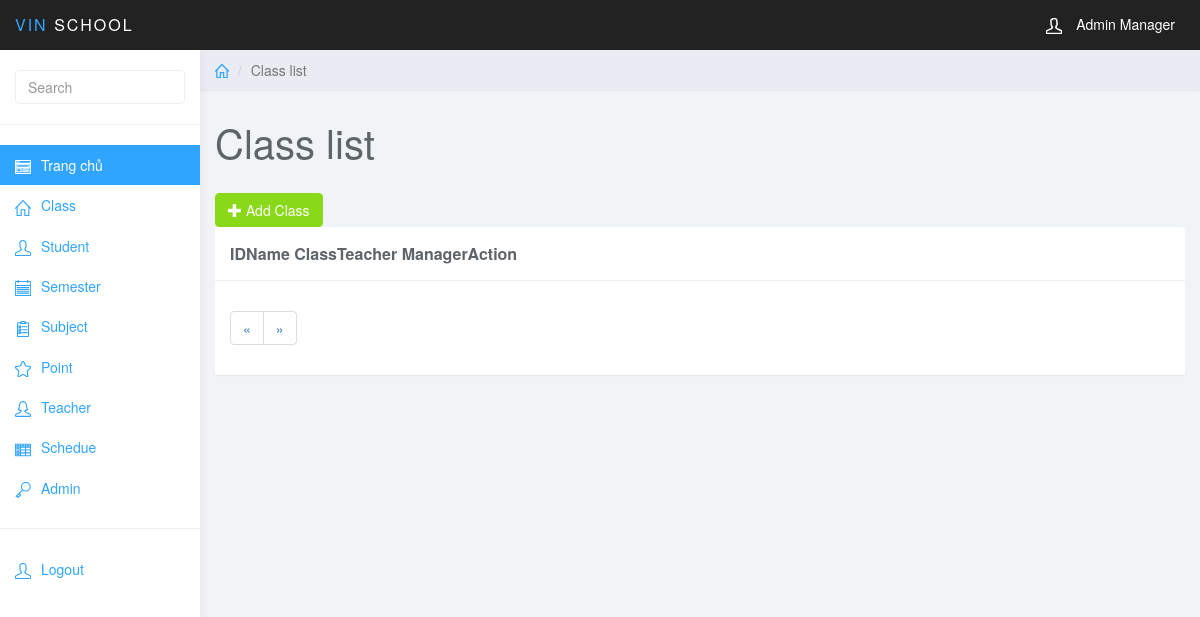
/index.php?page_layout=class&page=2 (signed in), run on an earlier commit of the app's database.
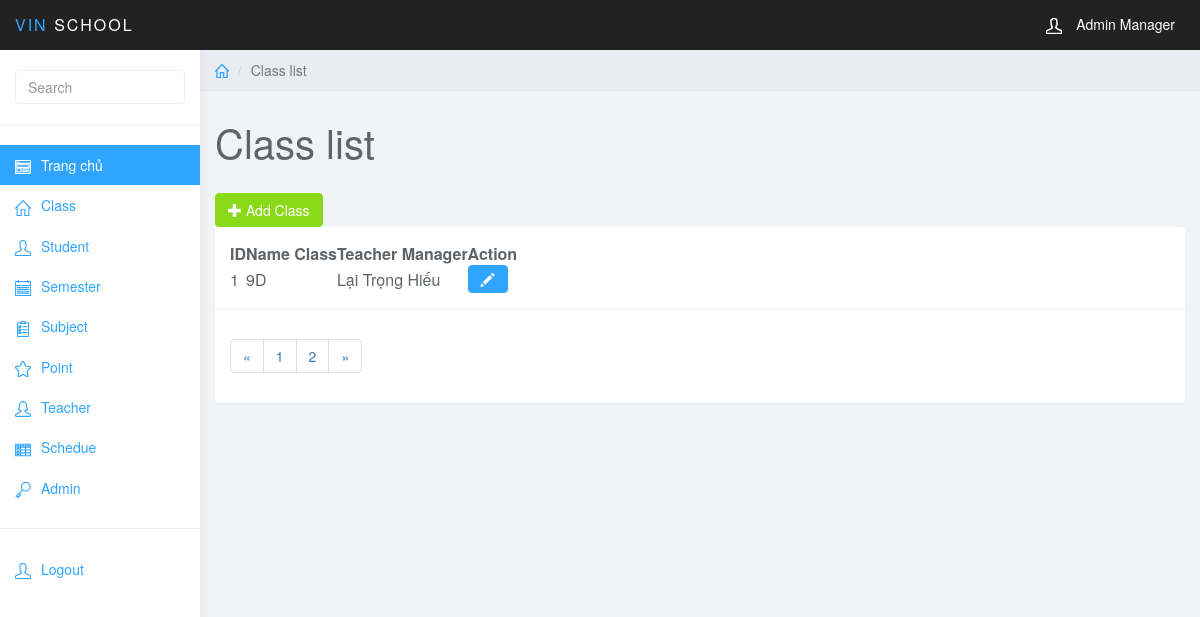
And on a later commit of the database.
### tables this page shows
CREATE TABLE `class` (
  `class_id` int(11) NOT NULL,
  `class_name` varchar(255) NOT NULL,
  `teacher_id` int(11) NOT NULL
);

CREATE TABLE `teacher` (
  `teacher_id` int(11) NOT NULL,
  `teacher_name` varchar(255) NOT NULL,
  `teacher_email` varchar(255) NOT NULL,
  `teacher_phone` varchar(255) NOT NULL,
  `class_id` int(11) NOT NULL,
  `teacher_address` varchar(255) NOT NULL,
  `teacher_birth_day` varchar(255) NOT NULL
);

### class.php (the view, shortened to what this page needs)
<div class="col-sm-9 col-sm-offset-3 col-lg-10 col-lg-offset-2 main">
	<div class="row">
		<ol class="breadcrumb">
			<li><a href="#"><svg class="glyph stroked home"><use xlink:href="#stroked-home"></use></svg></a></li>
			<li class="active">Class list</li>
		</ol>
	</div>
	<div class="row">
		<div class="col-lg-12">
			<h1 class="page-header">Class list</h1>
		</div>
	</div>
	<div id="toolbar" class="btn-group">
           <a href="index.php?page_layout=add_class" class="btn btn-success">
               <i class="glyphicon glyphicon-plus"></i> Add Class
           </a>
       </div>
	<div class="row">
		<div class="col-lg-12">
			<div class="panel panel-default">
				<div class="panel-body">
                       <table
                           data-toolbar="#toolbar"
                           data-toggle="table">
					    <thead>
					    <tr>
					        <th>ID</th>
					        <th>Name Class</th>
                               <th>Teacher Manager</th>
                               <th>Action</th>
					    </tr>
                           </thead>
                           <tbody>
                               <?php
                                   if(isset($_GET["page"])){
                                       $page = $_GET["page"];
                                   }
                                   else{
                                       $page = 1;
                                   }
                                   $rows_per_page = 15;
                                   $per_rows = $page*$rows_per_page - $rows_per_page;
                                   $total_rows = mysqli_num_rows(mysqli_query($conn, "SELECT * FROM class"));
                                   $total_pages = ceil($total_rows/$rows_per_page);
                                   $list_pages = '';
                                   $page_prev = $page - 1;
                                   $list_pages .= '<li class="page-item"><a class="page-link" href="index.php?page_layout=class&page='.$page_prev.'">&laquo;</a></li>';
                                   for($i=1; $i<=$total_pages; $i++){
                                       $list_pages .= '<li class="page-item"><a class="page-link" href="index.php?page_layout=class&page='.$i.'">'.$i.'</a></li>';
                                   }
                                   $page_next = $page + 1;
                                   if($page_next > $total_pages){
                                       $page_next = $total_pages;
                                   }
                                   $list_pages .= '<li class="page-item"><a class="page-link" href="index.php?page_layout=class&page='.$page_next.'">&raquo;</a></li>';
                                   $sql = "SELECT * FROM class
                                  			INNER JOIN teacher
                                   		ON class.class_id = teacher.class_id
                                           LIMIT $per_rows, $rows_per_page";
                                   $query = mysqli_query($conn, $sql);
                                   while($row = mysqli_fetch_array($query)){
                               ?>
                               <tr>
                                   <td class="counterCell"></td>
                                   <td style=""><?php echo $row['class_name'] ?></td>
                                   <td style=""><?php echo $row['teacher_name'] ?></td>
                                   <td class="form-group">
                                       <a href="index.php?page_layout=edit_class&class_id=<?php echo $row['class_id'] ?>" class="btn btn-primary"><i class="glyphicon glyphicon-pencil"></i></a>
                                   </td>
                               </tr>
                               <?php
                                   }
                               ?>
                           </tbody>
					</table>
                   </div>
                   <div class="panel-footer">
                       <nav aria-label="Page navigation example">
                           <ul class="pagination">
                               <?php echo $list_pages;?>
                           </ul>
                       </nav>
                   </div>
			</div>
		</div>
	</div>
</div>

What changed in the data, as far as the page shows it:
added class: class_name "9D", teacher.teacher_name "Lại Trọng Hiếu"
Also different on the page:
new list line: "1"
new list line: "2"
